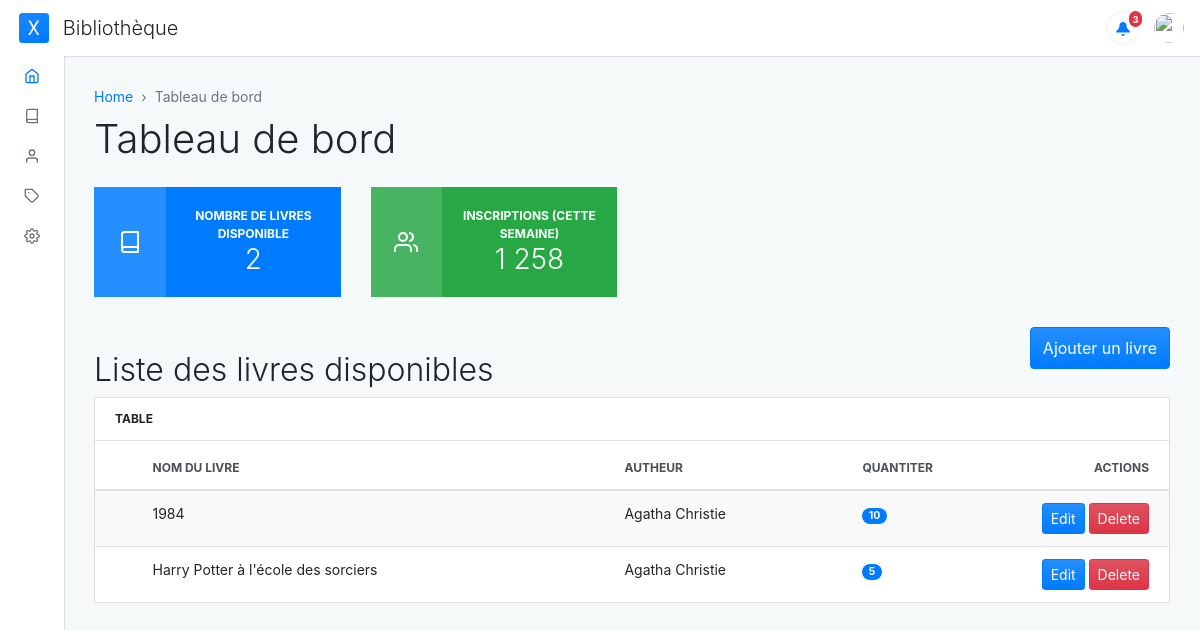
The app's page /, older data.
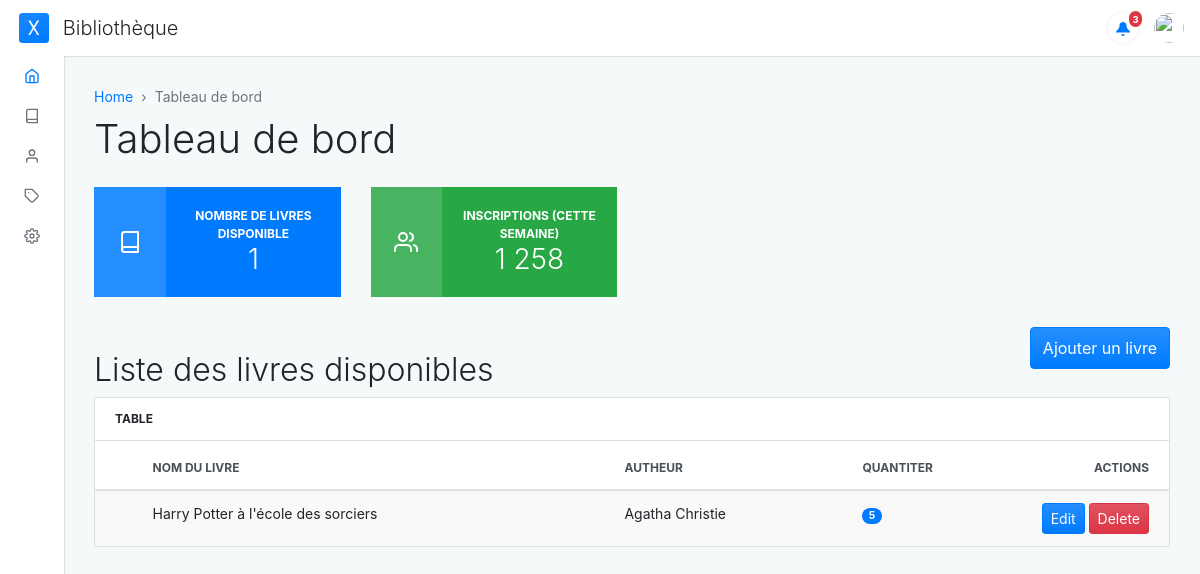
The same page, newer data.
### books/models.py (models this page shows, shortened)
class Books(models.Model):
    title = models.CharField(max_length=200)
    author = models.ForeignKey(Author,on_delete=models.CASCADE)
    category = models.ForeignKey(Category, null=True, on_delete=models.CASCADE)
    quantity = models.PositiveBigIntegerField(default=1)
    published_date = models.DateField()
    isbn = models.CharField(max_length=13, null=True, blank=True)
    class Meta:
        ordering = ['title']
        verbose_name_plural = 'Livres'

class Author(models.Model):
    name = models.CharField(max_length=150, unique=True)
    email = models.EmailField(unique=True, blank=True, null=True)
    def __str__(self):
        return self.name
    class Meta:
        ordering = ['name']
        verbose_name_plural = 'Auteurs'

### books/views.py (the view)
# urls.py: path('', views.index, name='index'),
def index(request):
    books = Books.objects.filter(quantity__gt=0)
    form = BookForm()
    return render(request, 'books/index.html', {'books': books, 'form': form})

### books/models.py (called while the page is built)
    def __str__(self):
        return self.name

### books/templates/books/index.html (shortened to what this page needs)
{% extends "base.html" %}
{% load widget_tweaks %}
{% block content %}
<div class="container-fluid">
    <nav aria-label="breadcrumb" role="navigation">
      <ol class="breadcrumb adminx-page-breadcrumb">
        <li class="breadcrumb-item"><a href="#">Home</a></li>
        <li class="breadcrumb-item active" aria-current="page">Tableau de bord</li>
      </ol>
    </nav>
    <div class="pb-3">
      <h1>Tableau de bord</h1>
    </div>
    <div class="row">
        <div class="col-md-6 col-lg-3 d-flex">
          <div class="card border-0 bg-primary text-white text-center mb-grid w-100">
            <div class="d-flex flex-row align-items-center h-100">
              <div class="card-icon d-flex align-items-center h-100 justify-content-center">
                <i data-feather="book"></i>
              </div>
              <div class="card-body">
                <div class="card-info-title">Nombre de livres disponible</div>
                <h3 class="card-title mb-0">{{ books.count }}</h3>
              </div>
            </div>
          </div>
        </div>
        <div class="col-md-6 col-lg-3 d-flex">
          <div class="card border-0 bg-success text-white text-center mb-grid w-100">
            <div class="d-flex flex-row align-items-center h-100">
              <div class="card-icon d-flex align-items-center h-100 justify-content-center">
              </div>
              <div class="card-body">
                <div class="card-info-title">Inscriptions (cette semaine)</div>
                <h3 class="card-title mb-0">1 258</h3>
              </div>
            </div>
          </div>
        </div>
      </div>
      <button type="button" class="btn btn-primary float-right" data-toggle="modal" data-target="#addBookModal">
        Ajouter un livre
      </button>
      <div class="mt-4 container-lg">
        <h2>Liste des livres disponibles</h2>
        <div class="card mb-grid">
          <div class="card-header d-flex justify-content-between align-items-center">
            <div class="card-header-title">Table</div>
          </div>
          <div class="table-responsive-md">
            <table class="table table-actions table-striped table-hover mb-0">
              <thead>
                <tr>
                  <th scope="col">
                    <label class="custom-control custom-checkbox m-0 p-0">
                    </label>
                  </th>
                  <th scope="col">Nom du livre</th>
                  <th scope="col">Autheur</th>
                  <th scope="col">Quantiter</th>
                  <th scope="col">Actions</th>
                </tr>
              </thead>
              <tbody>
                {% for book in books %}
                <tr>
                  <th scope="row">
                    <label class="custom-control custom-checkbox m-0 p-0">
                    </label>
                  </th>
                  <td>{{ book.title }}</td>
                  <td>{{ book.author }}</td>
                  <td>
                    <span class="badge badge-pill badge-primary">{{ book.quantity }}</span>
                  </td>
                  <td>
                    <button class="btn btn-sm btn-primary">Edit</button>
                    <button class="btn btn-sm btn-danger">Delete</button>
                  </td>
                </tr>
                {% endfor %}
              </tbody>
            </table>
          </div>
        </div>
      </div>
  </div>
{% endblock content %}

Row changes from the older to the newer data that the page shows:
no longer on this page (row edited): Books: title "1984", author "Agatha Christie", quantity "10"
Text that changed along with them:
{{ books.count }}: "2" → "1"
